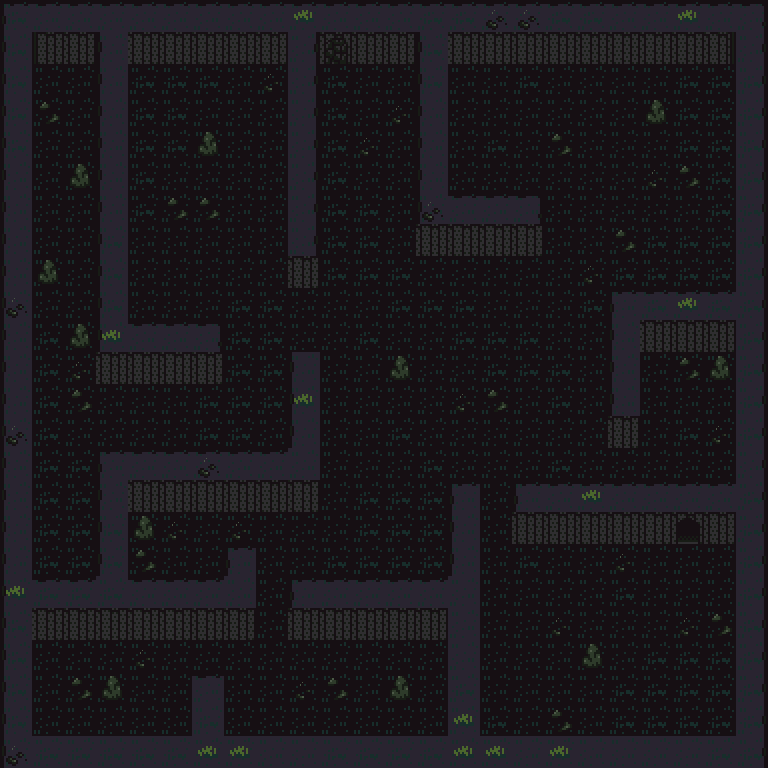

A 2D game scene composited from a Tiled map and its tileset images. What follows is a short description and the map's XML, with each tile layer's data collapsed to a summary:
An orthogonal 24x24 tile map with 32x32 px tiles, 4 tile layers (Ground, Cliff, Etc_0, Etc_1) and 35 objects.

<map version="1.2" tiledversion="1.3.1" orientation="orthogonal" renderorder="right-down" compressionlevel="-1" width="24" height="24" tilewidth="32" tileheight="32" infinite="0" nextlayerid="8" nextobjectid="39">
 <tileset firstgid="1" source="Cave.tsx" />
 <layer id="1" name="Ground" width="24" height="24">
  <data>[576 cells, 576 non-empty, 1 distinct tile ids]</data>
 </layer>
 <layer id="2" name="Cliff" width="24" height="24">
  <data>[576 cells, 228 non-empty, 11 distinct tile ids]</data>
 </layer>
 <layer id="3" name="Etc_0" width="24" height="24">
  <data>[576 cells, 138 non-empty, 4 distinct tile ids]</data>
 </layer>
 <layer id="4" name="Etc_1" width="24" height="24">
  <data>[576 cells, 81 non-empty, 3 distinct tile ids]</data>
 </layer>
 <objectgroup id="5" name="Exit">
  <object id="1" x="672" y="510" width="34" height="47" />
 </objectgroup>
 <objectgroup id="6" name="Collisions">
  <object id="2" x="0" y="0" width="768" height="64" />
  <object id="3" x="736" y="64" width="32" height="704" />
  <object id="4" x="0" y="736" width="736" height="32" />
  <object id="5" x="0" y="64" width="32" height="672" />
  <object id="6" x="32" y="576" width="224" height="64" />
  <object id="7" x="224" y="544" width="32" height="32" />
  <object id="8" x="96" y="448" width="32" height="128" />
  <object id="9" x="128" y="448" width="192" height="64" />
  <object id="10" x="288" y="352" width="32" height="96" />
  <object id="11" x="96" y="64" width="32" height="320" />
  <object id="12" x="128" y="320" width="96" height="64" />
  <object id="13" x="288" y="64" width="32" height="224" />
  <object id="16" x="416" y="64" width="32" height="192" />
  <object id="17" x="448" y="192" width="96" height="64" />
  <object id="19" x="608" y="288" width="32" height="160" />
  <object id="20" x="640" y="288" width="96" height="64" />
  <object id="21" x="192" y="128" width="32" height="32" />
  <object id="22" x="64" y="160" width="32" height="32" />
  <object id="23" x="32" y="256" width="32" height="32" />
  <object id="24" x="64" y="320" width="32" height="32" />
  <object id="25" x="128" y="512" width="32" height="32" />
  <object id="26" x="96" y="672" width="32" height="32" />
  <object id="27" x="384" y="672" width="32" height="32" />
  <object id="28" x="576" y="640" width="32" height="32" />
  <object id="29" x="704" y="352" width="32" height="32" />
  <object id="30" x="640" y="96" width="32" height="32" />
  <object id="31" x="384" y="352" width="32" height="32" />
  <object id="32" x="512" y="480" width="160" height="64" />
  <object id="33" x="672" y="480" width="32" height="32" />
  <object id="34" x="704" y="480" width="32" height="64" />
  <object id="35" x="448" y="480" width="32" height="256" />
  <object id="36" x="288" y="576" width="160" height="64" />
  <object id="37" x="192" y="672" width="32" height="64" />
 </objectgroup>
 <objectgroup id="7" name="Start">
  <object id="38" x="320" y="64" width="32" height="32" />
 </objectgroup>
</map>